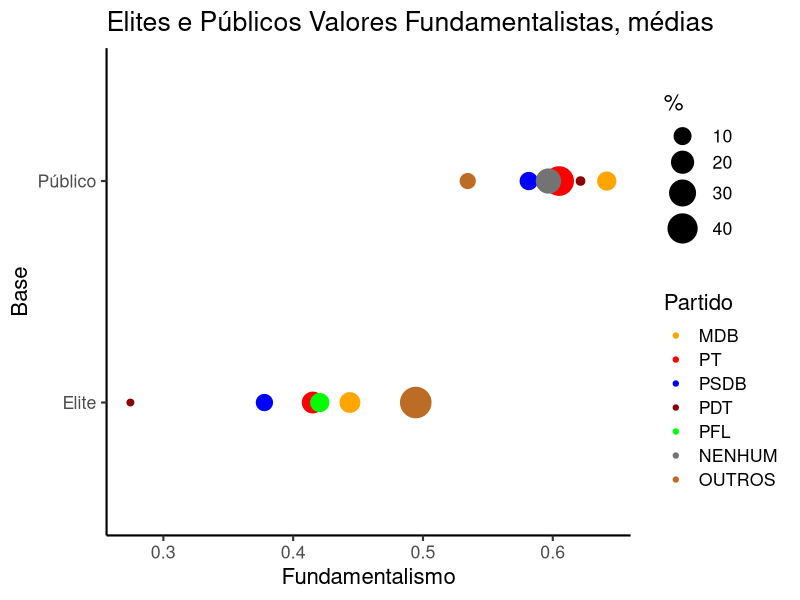
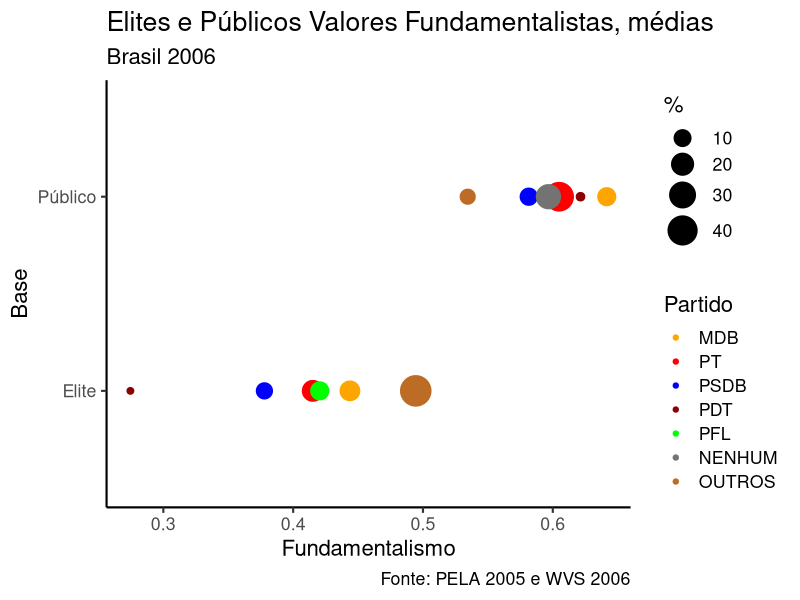

Source code (R) for these figures, in order:
library(tidyverse)
library(gridExtra)
library(RColorBrewer)
elite <- read_csv("elite.csv")
povo <- read_csv("povo.csv")
summary(elite) 
summary(povo) 
table(elite$partido)
table(povo$partido)

elite$partido <- factor(elite$partido,
                        levels = c("MDB", "PT", "PSDB", "PDT","PFL", "OUTROS"
                                                            ))
povo$partido <- factor(povo$partido,
                       levels = c( "MDB", "PT", "PSDB", "PDT", "PFL", "NENHUM","OUTROS"))
table(elite$partido)
table(povo$partido)

povo_fundamentalismo <- tapply(povo$fundamentalismo, povo$partido,
                               FUN=function (x) mean(x, na.rm = TRUE))
elite_fundamentalismo <- tapply(elite$fundamentalismo, elite$partido,
                                FUN= function (x) mean(x, na.rm = TRUE))
povo_fundamentalismo
elite_fundamentalismo

povo_fundamentalismo <- as.numeric(povo_fundamentalismo)
elite_fundamentalismo <- as.numeric(elite_fundamentalismo)
Base <- c(rep("Elite", 6), rep("Público", 7))
Partido <- c("MDB", "PT", "PSDB", "PDT", "PFL", "OUTROS",
             "MDB", "PT", "PSDB", "PDT", "PFL", "NENHUM", "OUTROS") 
Partido <- factor(Partido, levels = c("MDB", "PT", "PSDB", "PDT", "PFL", "NENHUM", "OUTROS"))
Values <- c(elite_fundamentalismo, povo_fundamentalismo)
prop.table(table(elite$partido))*100
prop.table(table(povo$partido))*100
hh1 <- c(prop.table(table(elite$partido))*100,
         prop.table(table(povo$partido))*100)

graf1 <- data.frame(Base,Partido,Values,hh1)

f1 <- graf1 %>%
  dplyr::filter(Partido %in% c("MDB", "PT", "PSDB", "PDT", "PFL", "NENHUM", "OUTROS"))%>% 
  ggplot(aes(x=Values, y=Base, size = hh1, color = Partido)) +
  geom_point(alpha=1) + 
  theme_classic(base_size = 16)+
  scale_size(range = c(2,10), name="%") +
  scale_y_discrete() +
  scale_x_continuous(name= "Fundamentalismo", limits=c()) +
  scale_color_manual(values = c("orange", "red", "blue", "darkred", "green", "gray45", "#bc6c25")) +
  ggtitle("Elites e Públicos Valores Fundamentalistas, médias")

f1


f1 + labs(subtitle = "Brasil 2006",
          caption = "Fonte: PELA 2005 e WVS 2006")


